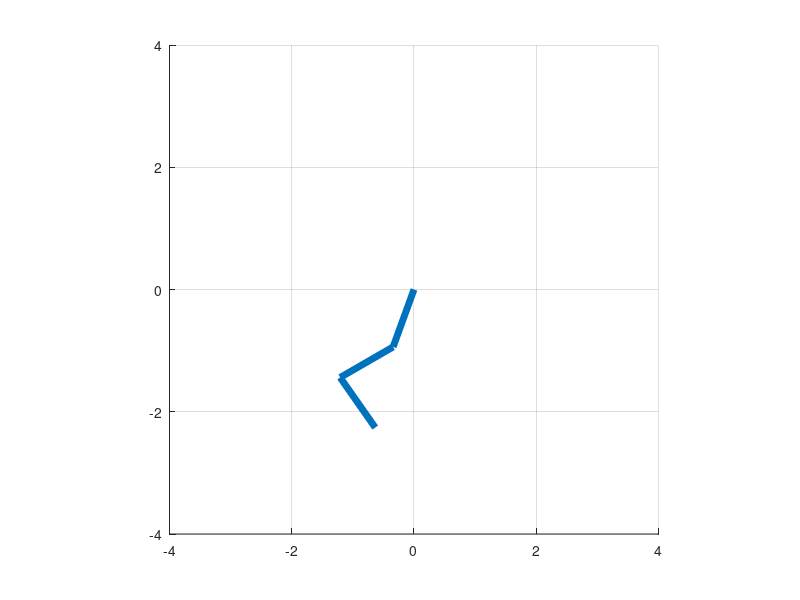

Recreate this plot in MATLAB. (Note: this script raises an error after producing the figure.)
function task_3_1_plot_skeleton_solution()
    
    close all;

    % defines joint positions in rest pose
    trans0 = [0,0];
    trans1 = [0,1]; % Offset with respect joint 0 in rest pose
    trans2 = [0,1]; % Offset with respect joint 1 in rest pose
    trans3 = [0,1]; % Offset with respect joint 2 in rest pose
    
    rot1 = 160;      % Local rotation for first joint
    rot2 = -40;      % Local rotation for second joint
    rot3 = 95;       % Local rotation for third joint
    
    % puts skeleton defintion in vector
    skeleton = [trans0; trans1; trans2; trans3];
    rots = [rot1 rot2 rot3];
    
    figure;
    hold on;
    grid on;
    axis equal;
    xlim([-4 4]);
    ylim([-4 4]);
    
    plot_skeleton(skeleton, rots);
    
    hold off;
end

function plot_skeleton(skeleton, rots)
                      
    rot1 = rots(1);
    rot2 = rots(2);
    rot3 = rots(3);
    
    % Computes first joint position     
    rot0_matrix = [ 1 0 0;  
                    0 1 0; 
                    0 0 1]; 
                
    trans0_matrix = [1 0 skeleton(1,1);
                     0 1 skeleton(1,2);
                     0 0 1]; 
                 
    joint_one_pos = rot0_matrix * trans0_matrix;
    
    % Computes second joint position 
    rot1_matrix = [ +cosd(rot1) -sind(rot1) 0;  
                    +sind(rot1) +cosd(rot1) 0; 
                    0          0          1 ];      
        
    trans1_matrix = [1 0 skeleton(2,1);
                     0 1 skeleton(2,2);
                     0 0 1]; 
         
    joint_two_pos     =   rot0_matrix * trans0_matrix ...
                        * rot1_matrix * trans1_matrix ;
    
    line([joint_two_pos(1,3),joint_one_pos(1,3)],...
         [joint_two_pos(2,3),joint_one_pos(2,3)], 'LineWidth', 5);
    
    % Computes third joint position 
    rot2_matrix = [ +cosd(rot2) -sind(rot2) 0;  
                    +sind(rot2) +cosd(rot2) 0; 
                    0          0          1 ];      
        
    trans2_matrix = [1 0 skeleton(3,1);
                     0 1 skeleton(3,2);
                     0 0 1]; 
                
    joint_three_pos     =   rot0_matrix * trans0_matrix * ...
                            rot1_matrix * trans1_matrix * ... 
                            rot2_matrix * trans2_matrix ;
    
    line([joint_three_pos(1,3),joint_two_pos(1,3)],[joint_three_pos(2,3),joint_two_pos(2,3)], 'LineWidth', 5);
    
    % Computes fourth joint position 
    rot3_matrix = [ +cosd(rot3) -sind(rot3) 0;  
                    +sind(rot3) +cosd(rot3) 0; 
                     0           0          1 ];      
        
    trans3_matrix = [1 0 skeleton(4,1);
                     0 1 skeleton(4,2);
                     0 0 1]; 
                
    joint_four_pos = rot0_matrix * trans0_matrix * ...
                     rot1_matrix * trans1_matrix * ... 
                     rot2_matrix * trans2_matrix * ...
                     rot3_matrix * trans3_matrix;
   
    line([joint_four_pos(1,3),joint_three_pos(1,3)],[joint_four_pos(2,3),joint_three_pos(2,3)], 'LineWidth', 5);
    
    % plot joints 
    scatter(joint_one_pos(1,3), joint_one_pos(2,3),450,'o','filled','r');
    scatter(joint_two_pos(1,3), joint_two_pos(2,3),250,'o','filled','MarkerFaceColor',[.50 .8 .1]);
    scatter(joint_three_pos(1,3), joint_three_pos(2,3),250,'o','filled','MarkerFaceColor',[.50 .8 .1]);
end
